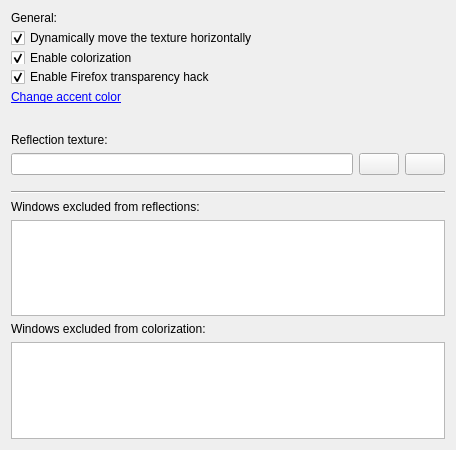
<?xml version="1.0" encoding="UTF-8"?>
<ui version="4.0">
 <class>BlurEffectConfig</class>
 <widget class="QWidget" name="BlurEffectConfig">
  <property name="geometry">
   <rect>
    <x>0</x>
    <y>0</y>
    <width>456</width>
    <height>450</height>
   </rect>
  </property>
  <property name="sizePolicy">
   <sizepolicy hsizetype="Preferred" vsizetype="Preferred">
    <horstretch>0</horstretch>
    <verstretch>0</verstretch>
   </sizepolicy>
  </property>
  <property name="minimumSize">
   <size>
    <width>444</width>
    <height>450</height>
   </size>
  </property>
  <property name="baseSize">
   <size>
    <width>444</width>
    <height>450</height>
   </size>
  </property>
  <layout class="QVBoxLayout" name="verticalLayout">
   <item>
    <widget class="QLabel" name="labelConstantBlurDescription">
     <property name="text">
      <string>General:</string>
     </property>
    </widget>
   </item>
   <item>
    <layout class="QVBoxLayout" name="verticalLayout_2">
     <item>
      <widget class="QCheckBox" name="kcfg_TranslateTexture">
       <property name="text">
        <string>Dynamically move the texture horizontally</string>
       </property>
       <property name="checked">
        <bool>true</bool>
       </property>
      </widget>
     </item>
     <item>
      <widget class="QCheckBox" name="kcfg_EnableColorization">
       <property name="text">
        <string>Enable colorization</string>
       </property>
       <property name="checked">
        <bool>true</bool>
       </property>
      </widget>
     </item>
     <item>
      <widget class="QCheckBox" name="kcfg_EnableFirefoxHack">
       <property name="text">
        <string>Enable Firefox transparency hack</string>
       </property>
       <property name="checked">
        <bool>true</bool>
       </property>
      </widget>
     </item>
     <item>
      <widget class="QLabel" name="showAccentColor_label">
       <property name="cursor">
        <cursorShape>PointingHandCursor</cursorShape>
       </property>
       <property name="mouseTracking">
        <bool>true</bool>
       </property>
       <property name="text">
        <string>&lt;a href=&quot;no&quot;&gt;Change accent color&lt;/a&gt;</string>
       </property>
       <property name="textFormat">
        <enum>Qt::RichText</enum>
       </property>
      </widget>
     </item>
     <item>
      <widget class="QSpinBox" name="kcfg_AccentColorName">
       <property name="sizePolicy">
        <sizepolicy hsizetype="Minimum" vsizetype="Ignored">
         <horstretch>0</horstretch>
         <verstretch>0</verstretch>
        </sizepolicy>
       </property>
      </widget>
     </item>
     <item>
      <widget class="QPlainTextEdit" name="kcfg_AccentColor">
       <property name="sizePolicy">
        <sizepolicy hsizetype="Expanding" vsizetype="Ignored">
         <horstretch>0</horstretch>
         <verstretch>0</verstretch>
        </sizepolicy>
       </property>
      </widget>
     </item>
     <item>
      <widget class="QPlainTextEdit" name="kcfg_CustomColor">
       <property name="sizePolicy">
        <sizepolicy hsizetype="Expanding" vsizetype="Ignored">
         <horstretch>0</horstretch>
         <verstretch>0</verstretch>
        </sizepolicy>
       </property>
      </widget>
     </item>
     <item>
      <widget class="QCheckBox" name="kcfg_EnableTransparency">
       <property name="sizePolicy">
        <sizepolicy hsizetype="Minimum" vsizetype="Ignored">
         <horstretch>0</horstretch>
         <verstretch>0</verstretch>
        </sizepolicy>
       </property>
       <property name="text">
        <string>CheckBox</string>
       </property>
       <property name="checked">
        <bool>true</bool>
       </property>
      </widget>
     </item>
    </layout>
   </item>
   <item>
    <widget class="QLabel" name="labelConstantNoiseDescription">
     <property name="text">
      <string>Reflection texture:</string>
     </property>
    </widget>
   </item>
   <item>
    <layout class="QHBoxLayout" name="horizontalLayout_2">
     <item>
      <widget class="QLineEdit" name="kcfg_TextureLocation">
       <property name="readOnly">
        <bool>true</bool>
       </property>
      </widget>
     </item>
     <item>
      <widget class="QPushButton" name="browse_pushButton">
       <property name="toolTip">
        <string>Browse...</string>
       </property>
       <property name="text">
        <string/>
       </property>
       <property name="icon">
        <iconset theme="document-open">
         <normaloff>.</normaloff>.</iconset>
       </property>
      </widget>
     </item>
     <item>
      <widget class="QPushButton" name="clear_pushButton">
       <property name="toolTip">
        <string>Clear</string>
       </property>
       <property name="text">
        <string/>
       </property>
       <property name="icon">
        <iconset theme="edit-delete">
         <normaloff>.</normaloff>.</iconset>
       </property>
      </widget>
     </item>
    </layout>
   </item>
   <item>
    <spacer name="verticalSpacer_2">
     <property name="orientation">
      <enum>Qt::Vertical</enum>
     </property>
     <property name="sizeType">
      <enum>QSizePolicy::Fixed</enum>
     </property>
     <property name="sizeHint" stdset="0">
      <size>
       <width>10</width>
       <height>10</height>
      </size>
     </property>
    </spacer>
   </item>
   <item>
    <widget class="Line" name="line">
     <property name="orientation">
      <enum>Qt::Horizontal</enum>
     </property>
    </widget>
   </item>
   <item>
    <widget class="QLabel" name="label">
     <property name="whatsThis">
      <string/>
     </property>
     <property name="text">
      <string>Windows excluded from reflections:</string>
     </property>
    </widget>
   </item>
   <item>
    <widget class="QPlainTextEdit" name="kcfg_ExcludedWindows">
     <property name="sizePolicy">
      <sizepolicy hsizetype="Expanding" vsizetype="Fixed">
       <horstretch>0</horstretch>
       <verstretch>0</verstretch>
      </sizepolicy>
     </property>
     <property name="maximumSize">
      <size>
       <width>16777215</width>
       <height>100</height>
      </size>
     </property>
     <property name="baseSize">
      <size>
       <width>0</width>
       <height>100</height>
      </size>
     </property>
     <property name="placeholderText">
      <string/>
     </property>
    </widget>
   </item>
   <item>
    <widget class="QLabel" name="label_2">
     <property name="text">
      <string>Windows excluded from colorization:</string>
     </property>
    </widget>
   </item>
   <item>
    <widget class="QPlainTextEdit" name="kcfg_ExcludedColorization">
     <property name="sizePolicy">
      <sizepolicy hsizetype="Expanding" vsizetype="Fixed">
       <horstretch>0</horstretch>
       <verstretch>0</verstretch>
      </sizepolicy>
     </property>
     <property name="maximumSize">
      <size>
       <width>16777215</width>
       <height>100</height>
      </size>
     </property>
     <property name="baseSize">
      <size>
       <width>0</width>
       <height>100</height>
      </size>
     </property>
    </widget>
   </item>
   <item>
    <spacer name="verticalSpacer">
     <property name="orientation">
      <enum>Qt::Vertical</enum>
     </property>
     <property name="sizeHint" stdset="0">
      <size>
       <width>0</width>
       <height>0</height>
      </size>
     </property>
    </spacer>
   </item>
  </layout>
 </widget>
 <resources/>
 <connections/>
</ui>
